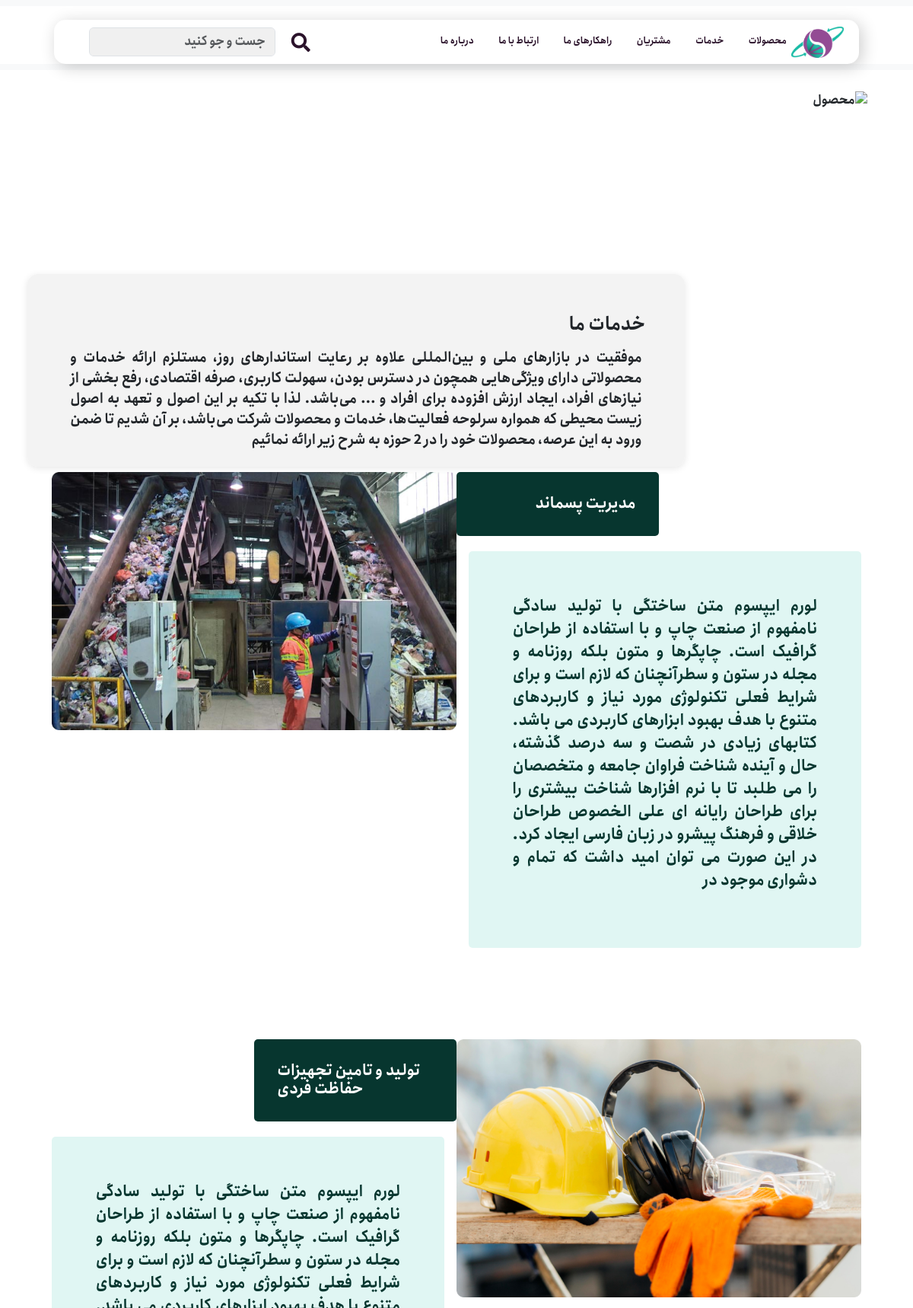
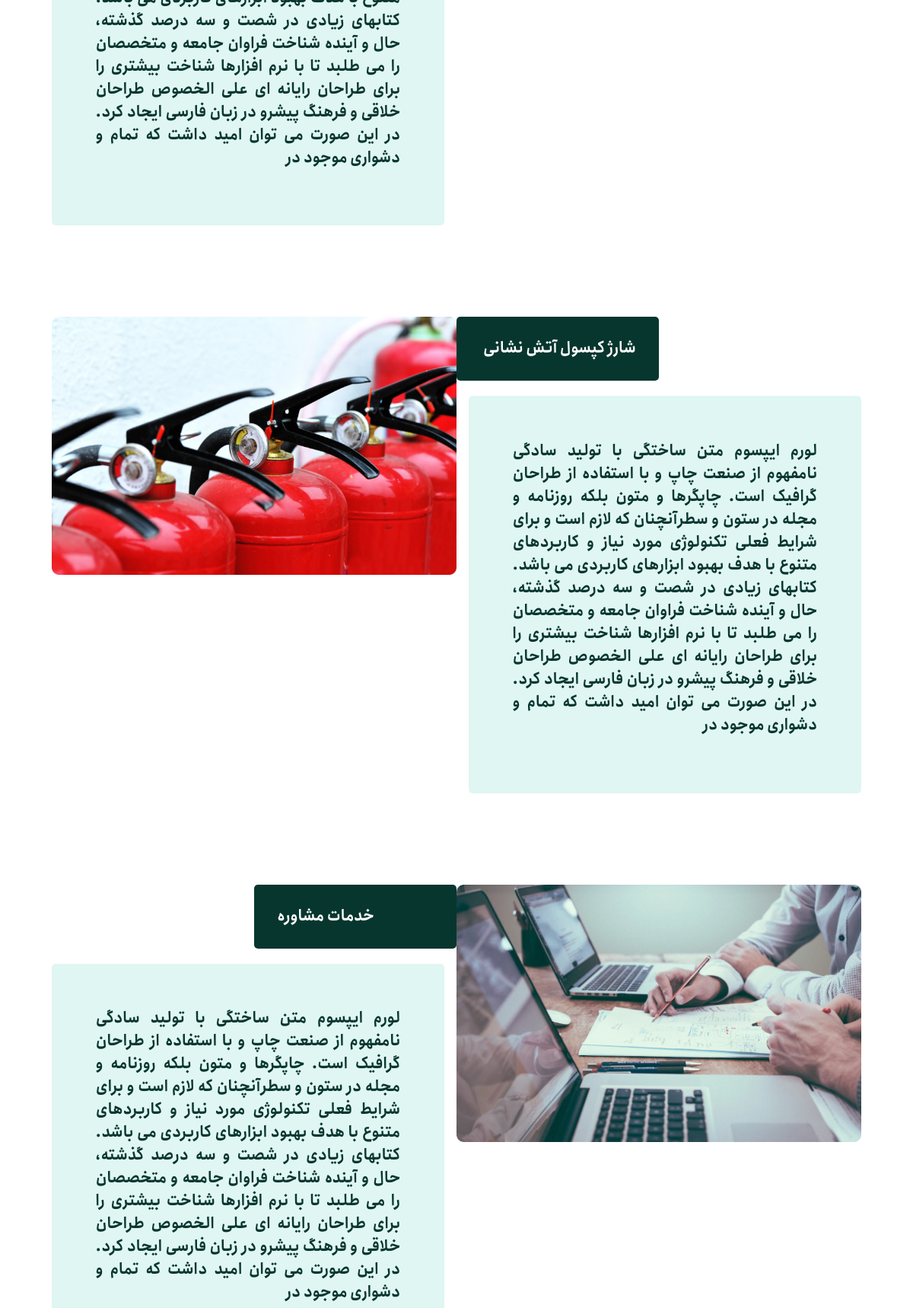
The page /serviceslist (upper part) on the database its author committed (2 pictures, top to bottom).
### services/models.py (models this page shows, shortened)
class Ourservices(models.Model):
    title = models.CharField(max_length=100, null=False,
                             blank=False, verbose_name='عنوان')
    description = models.TextField(
        null=False, blank=False, verbose_name='توضیحات')
    image = models.ImageField(null=False, blank=False, verbose_name='عکس')
    class Meta:
        verbose_name = "خدمات ما"
        verbose_name_plural = "خدمات ما"

### services/views.py (the view)
# urls.py: path("serviceslist", views.OurServicesListView.as_view(),
class OurServicesListView(ListView):
    model = Ourservices
    template_name = 'services/services.html'
    context_object_name = "services"

### services/templates/services/services.html (shortened to what this page needs)
{% extends 'base.html' %}
{% load static %}
{% block contant %}
    <div class="product-container">
      <img
        src="{% static 'images/services.png' %}"
        alt="محصول"
        class="product-image"
      />
      <div class="product-description">
        <h2 class="product-title">خدمات ما</h2>
        <p class="product-description-text">
          موفقیت در بازارهای ملی و بین‌المللی علاوه بر رعایت استاندارهای روز،
          مستلزم ارائه خدمات و محصولاتی دارای ویژگی‌هایی همچون در دسترس بودن،
          سهولت کاربری، صرفه اقتصادی، رفع بخشی از نیازهای افراد، ایجاد ارزش
          افزوده برای افراد و ... می‌باشد. لذا با تکیه بر این اصول و تعهد به
          اصول زیست محیطی که همواره سرلوحه فعالیت‌ها، خدمات و محصولات شرکت
          می‌باشد، بر آن شدیم تا ضمن ورود به این عرصه، محصولات خود را در 2 حوزه
          به شرح زیر ارائه نمائیم
        </p>
      </div>
    </div>
    {% for service in services|slice:":1"  %}
    <div id="element1" class="service-container">
      <div class="row align-items-start">
        <div class="right-side col-lg-6">
          <div class="title-box">
            <h2 class="title">{{ service.title }}</h2>
          </div>
          <div class="text-box">
            <p>
              {{ service.description }}
            </p>
          </div>
        </div>
        <div class="left-side col-lg-6">
          <img src="{{ service.image.url }}" alt="عکس" />
        </div>
      </div>
    </div>
    {% endfor %}
    {% for service in services|slice:"1:2"  %}
    <div id="element3" class="service-container-reverse">
      <div class="row align-items-start">
        <div class="left-side col-lg-6">
          <img src="{{ service.image.url }}" alt="عکس" />
        </div>
        <div class="right-side col-lg-6">
          <div class="title-box">
            <h2 class="title">{{ service.title }}</h2>
          </div>
          <div class="text-box">
            <p>
              {{ service.description }}
            </p>
          </div>
        </div>
      </div>
    </div>
    {% endfor %}
    {% for service in services|slice:"2:3"  %}
    <div id="element2" class="service-container">
      <div class="row align-items-start">
        <div class="right-side col-lg-6">
          <div class="title-box">
            <h2 class="title">{{ service.title }}</h2>
          </div>
          <div class="text-box">
            <p>
              {{ service.description }}
            </p>
          </div>
        </div>
        <div class="left-side col-lg-6">
          <img src="{{ service.image.url }}" alt="عکس" />
        </div>
      </div>
    </div>
    {% endfor %}
    {% for service in services|slice:"3:4"  %}
    <div id="element4" class="service-container-reverse">
      <div class="row align-items-start">
        <div class="left-side col-lg-6">
          <img src="{{ service.image.url }}" alt="عکس" />
        </div>
        <div class="right-side col-lg-6">
          <div class="title-box">
            <h2 class="title">{{ service.title }}</h2>
          </div>
          <div class="text-box">
            <p>
              {{ service.description }}
            </p>
          </div>
        </div>
      </div>
    </div>
    {% endfor %}
   {% endblock %}

### static/css/styles.css (style rules this page uses)
.body { font-family: "font1"; overflow-x: hidden; }
h2 { text-align: right; padding: 20px; padding-right: 0; margin-right: 20px; padding-bottom: 0; }
.product-container { position: relative; max-width: 100%; height: auto; }
.product-image { display: block; max-width: 1200px; width: 100%; height: auto; }
.product-description { position: relative; border-radius: 14px; background-color: rgba(240, 240, 240, 0.8); padding: 2rem; box-shadow: 0 2px 10px rgba(0, 0, 0, 0.1); text-align: center; max-width: 1180px; width: 100%; }
.product-description p { text-align: justify; }
.product-title { font-weight: bold; font-size: 1.5rem; margin-bottom: 1rem; }
.product-description-text { font-size: 1rem; line-height: 1.5; margin-top: 1rem; }
.service-container, .service-container-reverse { display: flex; align-items: center; padding: 5%; padding-top: 40px; padding-bottom: 40px; }
.service-container .left-side { flex: 1; padding: 20px; padding-right: 0; text-align: right; }
.service-container .left-side img, .service-container-reverse .left-side img { max-width: 100%; height: auto; }
.service-container .right-side { flex: 1; padding: 20px; padding-left: 0; }
.service-container .title-box { background-color: #07362f; color: #ffffff; padding: 10px; border-radius: 5px; margin-bottom: 20px; margin-right: 50%; }
.service-container .title-box .title { font-size: 20px; margin-bottom: 20px; text-align: right; }
.service-container .text-box { height: auto; background-color: #17bba522; color: #07362f; padding: 3.6rem; border-radius: 5px; font-size: 20px; margin-left: 1rem; }
.service-container .text-box p { text-align: justify; }
.service-container-reverse .left-side { flex: 1; padding: 20px; padding-left: 0; }
.service-container-reverse .right-side { flex: 1; padding: 20px; padding-right: 0; }
.service-container-reverse .title-box { background-color: #07362f; color: #ffffff; padding: 10px; border-radius: 5px; margin-bottom: 20px; margin-left: 50%; }
.service-container-reverse .title-box .title { text-align: left; font-size: 20px; margin-bottom: 20px; }
.service-container-reverse .text-box { height: auto; text-align: right; background-color: #17bba522; color: #07362f; padding: 3.6rem; border-radius: 5px; font-size: 20px; margin-right: 1rem; }
.service-container-reverse .text-box p { text-align: justify; }
.title-box .title { text-align: center; font-size: 20px; }

### static/css/responsive.css (style rules this page uses)
@media (min-width: 1200px) { .product-container { height: 70vh; max-height: 100%; } }
@media (min-width: 1200px) { .product-image { position: absolute; height: 453px; top: 120px; right: 5vw; max-width: 50%; } }
@media (min-width: 1200px) { .product-description { margin-right: 30%; width: 72%; height: 253px; top: 360px; left: 5%; text-align: right; } }
@media (min-width: 1200px) { .product-title { margin-bottom: 10px; } }
@media (min-width: 1200px) { .product-description-text { font-size: 1.125rem; padding: 0 1.5rem; } }

### rows shown on the page
Ourservices: title "مدیریت پسماند", description "لورم ایپسوم متن ساختگی با تولید سادگی نامفهوم از صنعت چاپ و با استفاده از طراحان گرافیک است. چاپگرها و متون بلکه روزنامه و مجله در ستون و سطرآنچنان که لازم است و برای شرایط فعلی تکنولوژی مورد نیاز و کاربردهای متنوع با هدف بهبود ابزارهای کاربردی می باشد. کتابهای زیادی در شصت و سه درصد گذشته، حال و آینده شناخت فراوان جامعه و متخصصان را می طلبد تا با نرم افزارها شناخت بیشتری را برای طراحان رایانه ای علی الخصوص طراحان خلاقی و فرهنگ پیشرو در زبان فارسی ایجاد کرد. در این صورت می توان امید داشت که تمام و دشواری موجود در", image (picture)
Ourservices: image (picture), title "تولید و تامین تجهیزات حفاظت فردی", description "لورم ایپسوم متن ساختگی با تولید سادگی نامفهوم از صنعت چاپ و با استفاده از طراحان گرافیک است. چاپگرها و متون بلکه روزنامه و مجله در ستون و سطرآنچنان که لازم است و برای شرایط فعلی تکنولوژی مورد نیاز و کاربردهای متنوع با هدف بهبود ابزارهای کاربردی می باشد. کتابهای زیادی در شصت و سه درصد گذشته، حال و آینده شناخت فراوان جامعه و متخصصان را می طلبد تا با نرم افزارها شناخت بیشتری را برای طراحان رایانه ای علی الخصوص طراحان خلاقی و فرهنگ پیشرو در زبان فارسی ایجاد کرد. در این صورت می توان امید داشت که تمام و دشواری موجود در"
Ourservices: title "شارژ کپسول آتش نشانی", description "لورم ایپسوم متن ساختگی با تولید سادگی نامفهوم از صنعت چاپ و با استفاده از طراحان گرافیک است. چاپگرها و متون بلکه روزنامه و مجله در ستون و سطرآنچنان که لازم است و برای شرایط فعلی تکنولوژی مورد نیاز و کاربردهای متنوع با هدف بهبود ابزارهای کاربردی می باشد. کتابهای زیادی در شصت و سه درصد گذشته، حال و آینده شناخت فراوان جامعه و متخصصان را می طلبد تا با نرم افزارها شناخت بیشتری را برای طراحان رایانه ای علی الخصوص طراحان خلاقی و فرهنگ پیشرو در زبان فارسی ایجاد کرد. در این صورت می توان امید داشت که تمام و دشواری موجود در", image (picture)
Ourservices: image (picture), title "خدمات مشاوره", description "لورم ایپسوم متن ساختگی با تولید سادگی نامفهوم از صنعت چاپ و با استفاده از طراحان گرافیک است. چاپگرها و متون بلکه روزنامه و مجله در ستون و سطرآنچنان که لازم است و برای شرایط فعلی تکنولوژی مورد نیاز و کاربردهای متنوع با هدف بهبود ابزارهای کاربردی می باشد. کتابهای زیادی در شصت و سه درصد گذشته، حال و آینده شناخت فراوان جامعه و متخصصان را می طلبد تا با نرم افزارها شناخت بیشتری را برای طراحان رایانه ای علی الخصوص طراحان خلاقی و فرهنگ پیشرو در زبان فارسی ایجاد کرد. در این صورت می توان امید داشت که تمام و دشواری موجود در"
